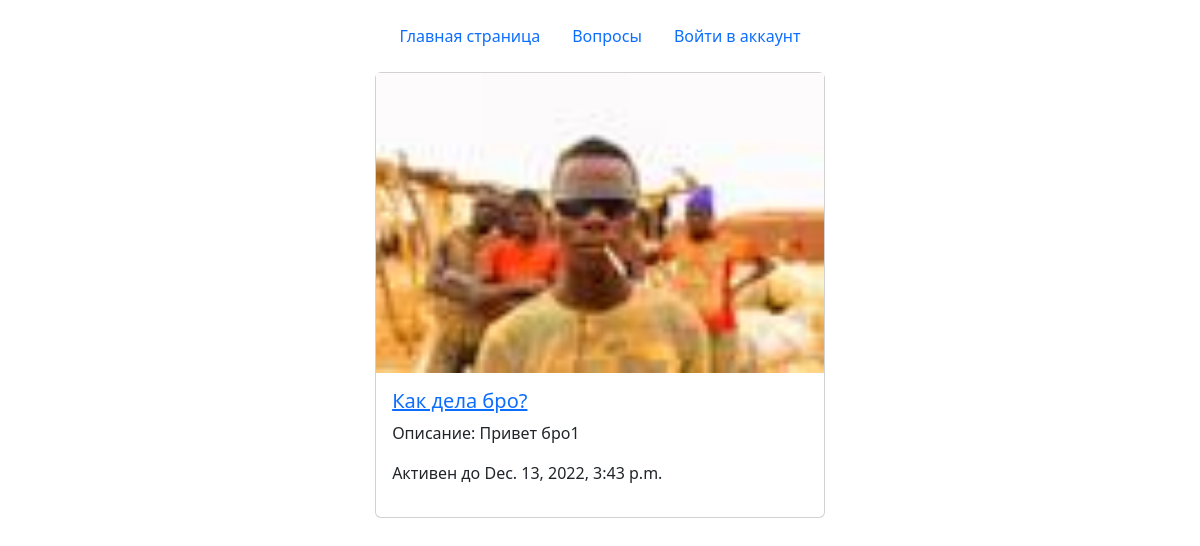
Before: /index/ with the older database file.
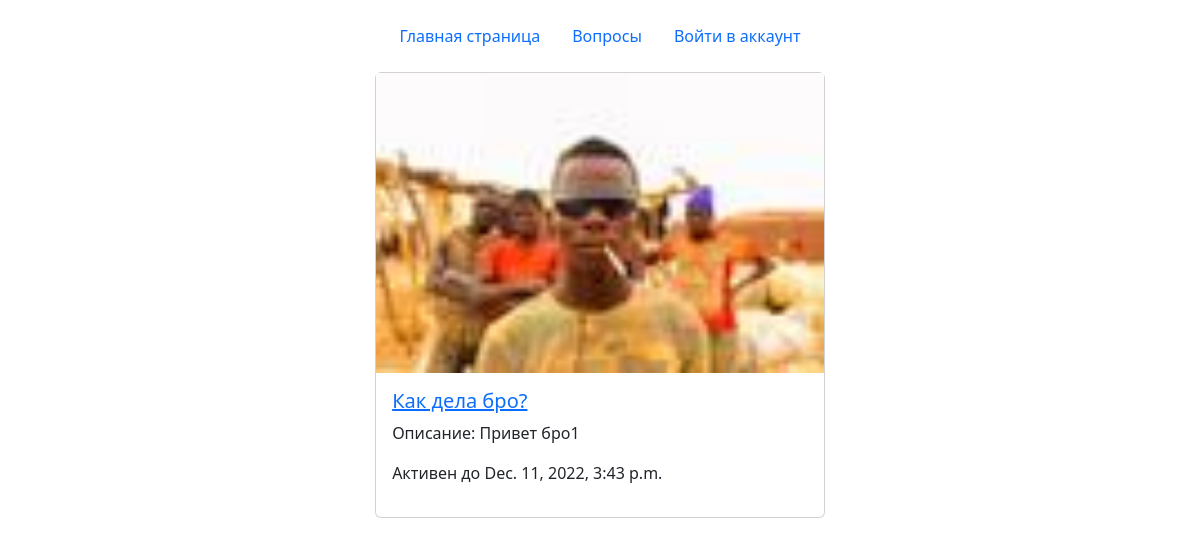
After: the same page with the newer database file.
### polls/models.py (models this page shows, shortened)
class Question(models.Model):
    question_text = models.CharField(max_length=200)
    pub_date = models.DateTimeField('Date published')
    life_time = models.DateTimeField(default=datetime.now() + timedelta(days=1),
                                    verbose_name='Время жизни',
                                    null=False)
    votes = models.IntegerField(default=0)
    img = models.ImageField(null=True, default='default.jpg', upload_to="images/question")
    description = models.TextField(max_length=600, null=True)
    description2 = models.TextField(max_length=600, null=True)

### polls/views.py (the view)
# urls.py: path('index/', IndexView.as_view(), name='index'),
class IndexView(generic.ListView):
    template_name = 'polls/index.html'
    context_object_name = 'latest_question_list'
    def get_queryset(self):
        return Question.objects.all()

### polls/templates/polls/index.html (shortened to what this page needs)
{% extends "base.html" %}
{% block content %}
{% if latest_question_list %}
<div class="d-flex justify-content-center align-items-center">
    {% for question in latest_question_list %}
    {% if question.pub_date < question.life_time %}
    <div class="card mb-5">
        <img src="{{ question.img.url }}" alt="..." height="300px">
        <div class="card-body">
            <h5 class="card-title"><a href="{% url 'detail' question.id %}">{{question.question_text}}</a></h5>
            <p class="card-text">Описание: {{ question.description }}</p>
            <p> Активен до {{ question.life_time }} </p>
        </div>
    </div>
    {% endif %}
    {% endfor %}
    {% else %}
    <p>
        Нет вопросов!
    </p>
</div>
{% endif %}
{% endblock %}

Changed rows visible on the page:
changed Question "Как дела бро?": life_time "Dec. 13, 2022, 3:43 p.m." → "Dec. 11, 2022, 3:43 p.m."
